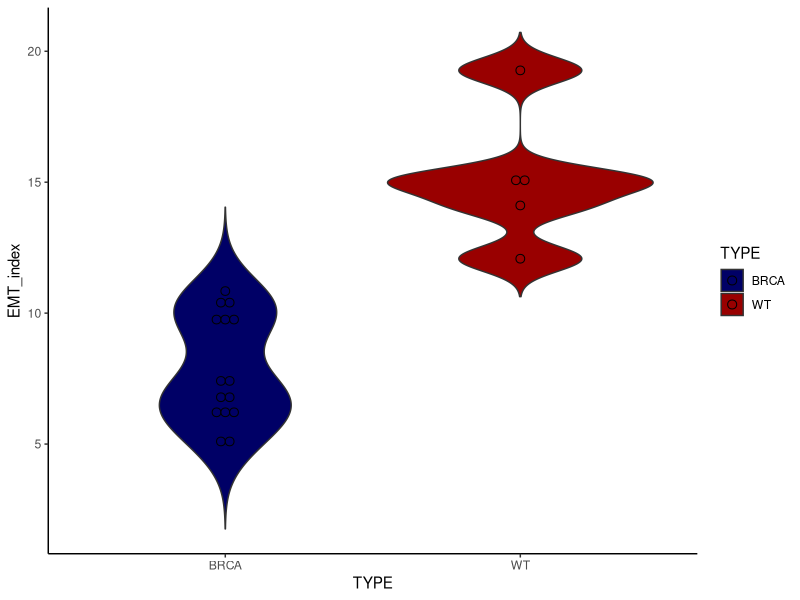
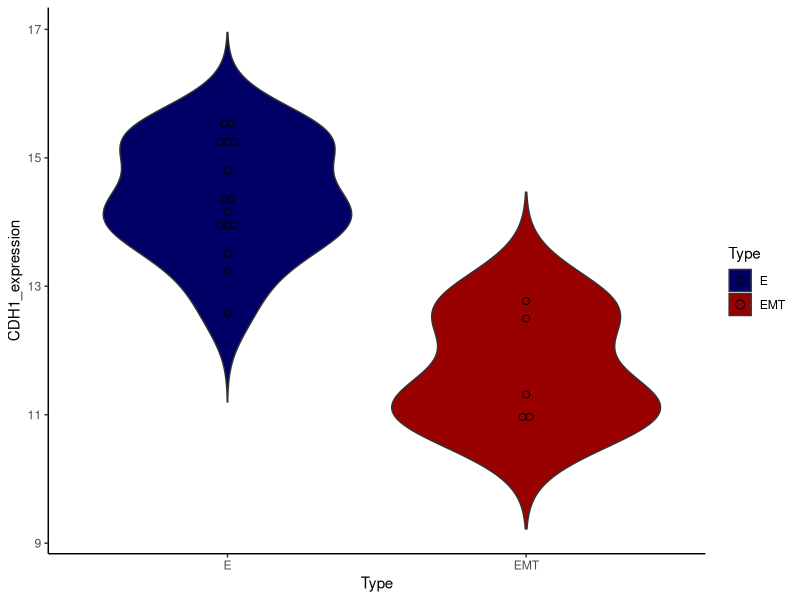
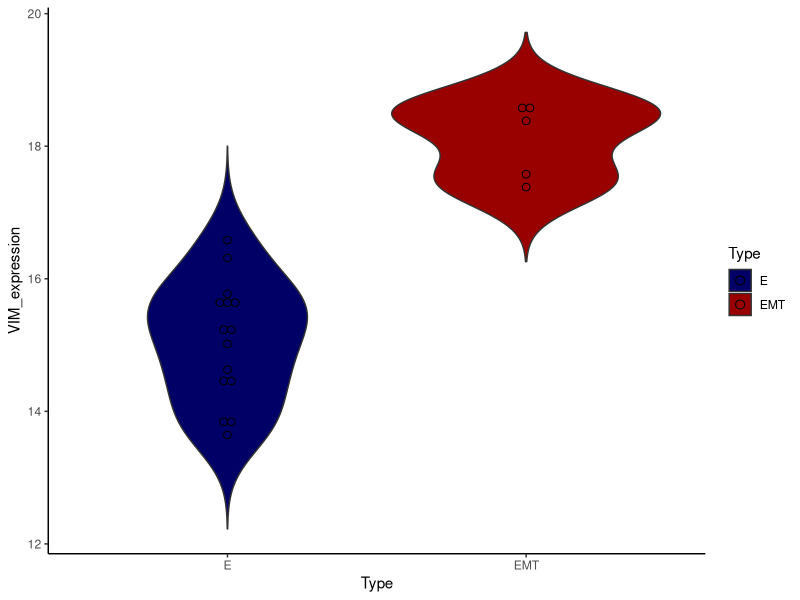
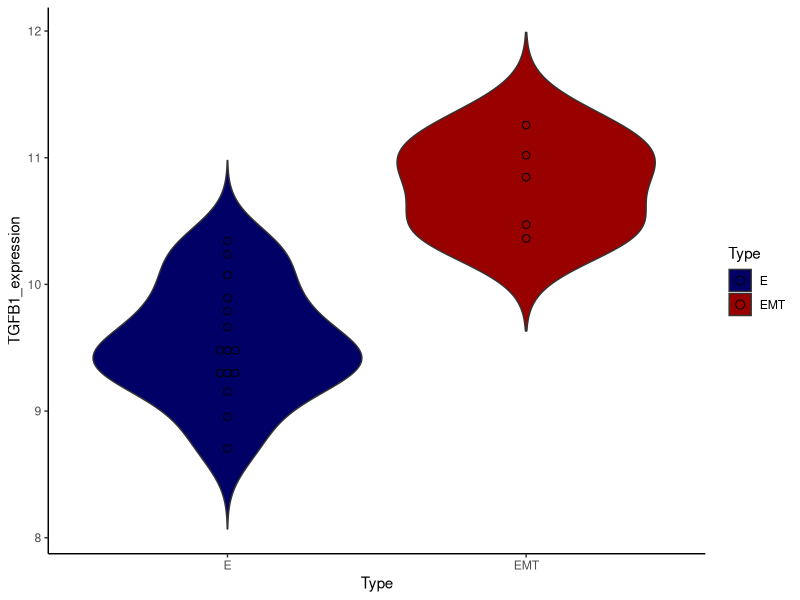

These charts were generated, in order, by the following R code:
library(ggplot2)

# EMT violin plot (SNUH)
df <- data.frame(TYPE=c("WT", "BRCA", "BRCA", "WT", "BRCA", "WT", "WT", "BRCA", "BRCA", "BRCA", "BRCA", "BRCA", "BRCA", "BRCA", "BRCA", "BRCA", "BRCA", "WT", "BRCA", "BRCA"), EMT_index = c(14.1123922142792, 6.76436432443856, 7.57527263485835, 15.0423739828603, 6.23908032722261, 15.104632507528, 19.270741407756, 10.8424486624009, 10.1941890739711, 6.18055110054678, 9.57532921782817, 5.23457009697109, 6.24503649280527, 7.24717414722779, 6.81105461869981, 10.6080775167307, 9.53260081123286, 12.0776818732693, 9.9763257869376, 4.96275557036637))

ggplot(df, aes(x=TYPE, y=EMT_index, fill=TYPE)) + geom_violin(trim=FALSE) + geom_dotplot(binaxis='y', stackdir='center', dotsize=0.7) + scale_fill_manual(values=c('#000066','#990000'))  + theme_classic()

# EMT-related violin plot (SUN-HGOC)
dat2 <- read.csv("CDH1_VIM_TGFB1.csv", row.names=1)
# CDH1
df <- data.frame(Type=c("E", "E", "E", "E", "E", "E", "E", "EMT", "E", "E", "E", "E", "E", "E", "E", "E", "EMT", "EMT", "EMT", "EMT"), CDH1_expression=c(13.9411427147277,	15.506352381592,	14.3413445720896,	13.2327938639303,	13.5166952124584,	15.2891732811763,	13.8803932448834,	11.3158646161657,	15.2046765463172,	14.3627592375224,	15.5611932236906,	15.2467867498199,	14.1546059702608,	14.7990189346941,	14.0236616704698,	12.5891156695508,	12.768656850484,	12.497597383967,	10.9187855696642,	11.0135315054797))
ggplot(df, aes(x=Type, y=CDH1_expression, fill=Type)) + geom_violin(trim=FALSE) + geom_dotplot(binaxis='y', stackdir='center', dotsize=0.7) + scale_fill_manual(values=c('#000066','#990000')) + theme_classic()

# VIM
df <- data.frame(Type=c("E", "E", "E", "E", "E", "E", "E", "EMT", "E", "E", "E", "E", "E", "E", "E", "E", "EMT", "EMT", "EMT", "EMT"), VIM_expression=c(15.7716815812217,	15.0167142772187,	14.5038706122843,	16.3140694485307,	15.6691790805546,	15.689635021249,	15.2819413071924,	18.5912624143979,	15.5896060791005,	13.8450965535524,	15.1818615157471,	14.4139545891511,	13.6436198602239,	16.5834032952149,	13.8389635102752,	14.6289069319389,	17.3833431180501,	17.5776614778827,	18.3826067683646,	18.563750891245))
ggplot(df, aes(x=Type, y=VIM_expression, fill=Type)) + geom_violin(trim=FALSE) + geom_dotplot(binaxis='y', stackdir='center', dotsize=0.7) + scale_fill_manual(values=c('#000066','#990000')) + theme_classic()

# TGFB1
df <- data.frame(Type=c("E", "E", "E", "E", "E", "E", "E", "EMT", "E", "E", "E", "E", "E", "E", "E", "E", "EMT", "EMT", "EMT", "EMT"), TGFB1_expression=c(9.33839926598193,	9.50610967584407,	9.66166096495095,	9.45121599118046,	10.2359274403974,	9.78774638254001,	9.34218800016942,	10.3631706642984,	9.89270880665189,	9.25944454990826,	9.49125554122715,	8.70428056377323,	9.15424479341798,	10.3433816082702,	8.95421003487029,	10.0737904092824,	10.8462141613539,	11.2577479262528,	10.4713149595074,	11.019761724564))
ggplot(df, aes(x=Type, y=TGFB1_expression, fill=Type)) + geom_violin(trim=FALSE) + geom_dotplot(binaxis='y', stackdir='center', dotsize=0.7) + scale_fill_manual(values=c('#000066','#990000')) + theme_classic()
